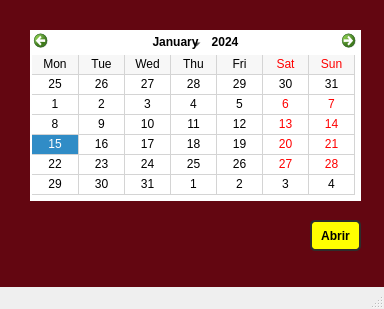
<?xml version="1.0" encoding="UTF-8"?>
<ui version="4.0">
 <class>MainWindow</class>
 <widget class="QMainWindow" name="MainWindow">
  <property name="geometry">
   <rect>
    <x>0</x>
    <y>0</y>
    <width>384</width>
    <height>309</height>
   </rect>
  </property>
  <property name="minimumSize">
   <size>
    <width>384</width>
    <height>309</height>
   </size>
  </property>
  <property name="maximumSize">
   <size>
    <width>384</width>
    <height>309</height>
   </size>
  </property>
  <property name="windowTitle">
   <string>Calendario</string>
  </property>
  <widget class="QWidget" name="centralwidget">
   <layout class="QHBoxLayout" name="horizontalLayout">
    <property name="spacing">
     <number>0</number>
    </property>
    <property name="leftMargin">
     <number>0</number>
    </property>
    <property name="topMargin">
     <number>0</number>
    </property>
    <property name="rightMargin">
     <number>0</number>
    </property>
    <property name="bottomMargin">
     <number>0</number>
    </property>
    <item>
     <widget class="QFrame" name="frame">
      <property name="styleSheet">
       <string notr="true">background-color: rgb(99, 6, 17);</string>
      </property>
      <property name="frameShape">
       <enum>QFrame::NoFrame</enum>
      </property>
      <property name="frameShadow">
       <enum>QFrame::Raised</enum>
      </property>
      <widget class="QCalendarWidget" name="calendarWidget2">
       <property name="geometry">
        <rect>
         <x>30</x>
         <y>30</y>
         <width>331</width>
         <height>171</height>
        </rect>
       </property>
       <property name="styleSheet">
        <string notr="true">background-color: rgb(255, 255, 255);
border: 2px solid rgb(255, 255,255 );
color: rgb(0, 0, 0);</string>
       </property>
       <property name="gridVisible">
        <bool>true</bool>
       </property>
       <property name="selectionMode">
        <enum>QCalendarWidget::SingleSelection</enum>
       </property>
       <property name="horizontalHeaderFormat">
        <enum>QCalendarWidget::ShortDayNames</enum>
       </property>
       <property name="verticalHeaderFormat">
        <enum>QCalendarWidget::NoVerticalHeader</enum>
       </property>
       <property name="navigationBarVisible">
        <bool>true</bool>
       </property>
       <property name="dateEditEnabled">
        <bool>true</bool>
       </property>
       <property name="dateEditAcceptDelay">
        <number>1500</number>
       </property>
      </widget>
      <widget class="QPushButton" name="abrir">
       <property name="geometry">
        <rect>
         <x>310</x>
         <y>220</y>
         <width>51</width>
         <height>31</height>
        </rect>
       </property>
       <property name="font">
        <font>
         <weight>75</weight>
         <bold>true</bold>
        </font>
       </property>
       <property name="styleSheet">
        <string notr="true">QPushButton{
	border: 2px solid rgb(45, 45, 45);
 	border-radius: 5px;
    padding: 5px;
     color: rgb(255,275,275);
	background-color: rgb(255, 255, 0);
}
QPushButton:hover{
	border: 2px solid rgb(55, 55, 55);
    color: rgb(0,0,0);
}
QPushButton:focus{
	border: 2px solid rgb(255, 207, 0);
     color: rgb(0, 0, 0);
}</string>
       </property>
       <property name="text">
        <string>Abrir</string>
       </property>
      </widget>
     </widget>
    </item>
   </layout>
  </widget>
  <widget class="QMenuBar" name="menubar">
   <property name="geometry">
    <rect>
     <x>0</x>
     <y>0</y>
     <width>384</width>
     <height>21</height>
    </rect>
   </property>
  </widget>
  <widget class="QStatusBar" name="statusbar"/>
 </widget>
 <resources/>
 <connections/>
</ui>
